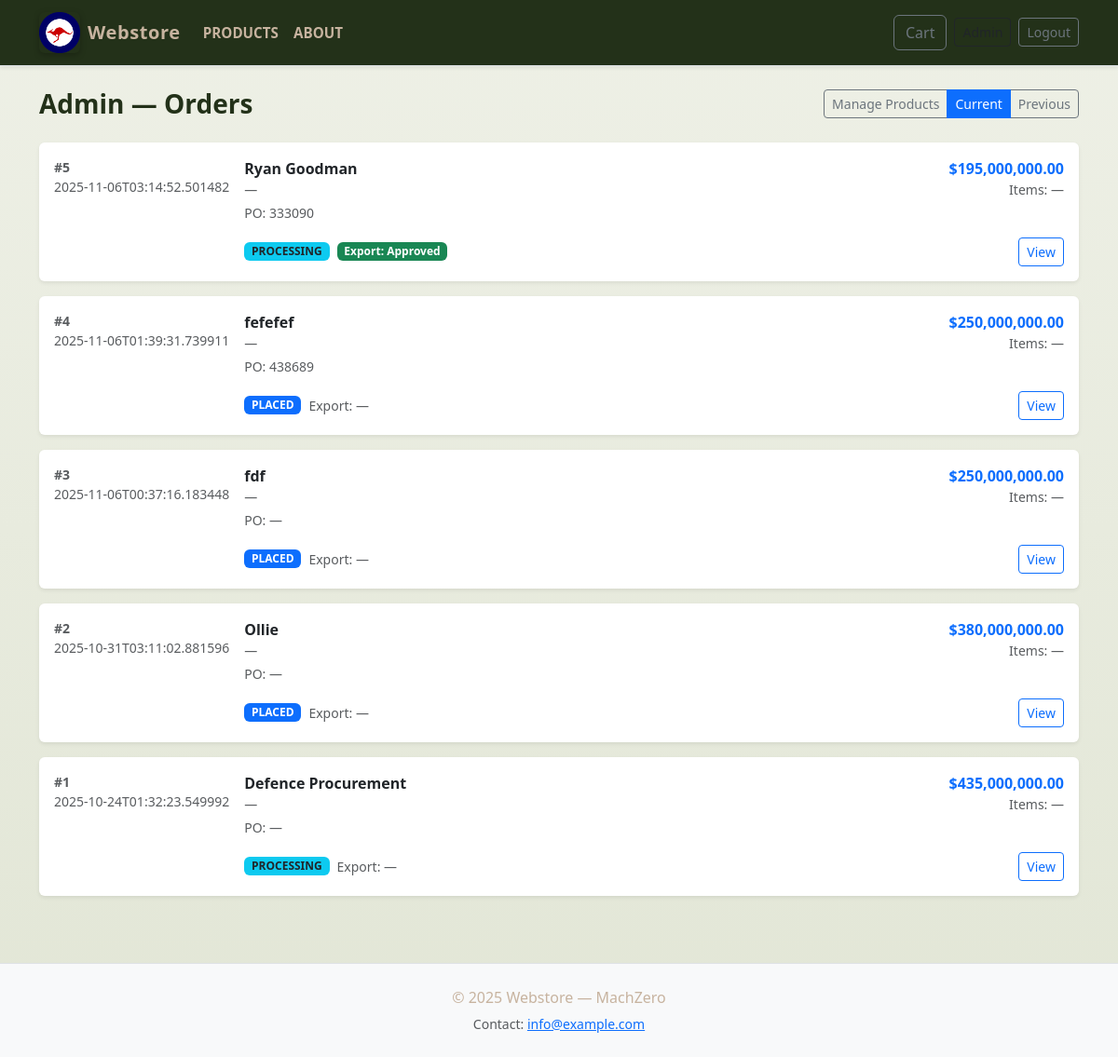
/admin/orders (signed in), run on an earlier commit of the app's database.
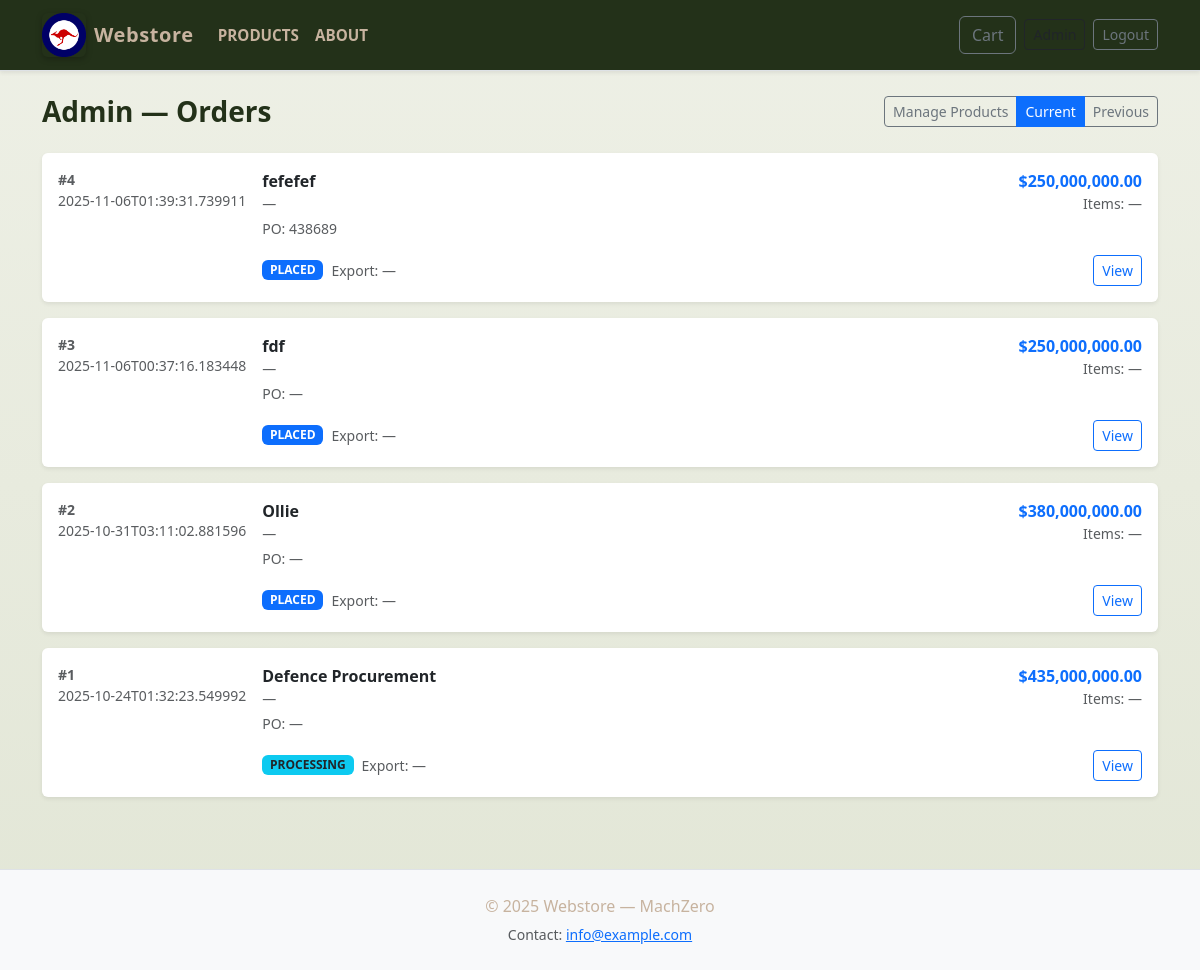
And on a later commit of the database.
### tables this page shows
CREATE TABLE orders (
        id INTEGER PRIMARY KEY,
        customer_id INTEGER NOT NULL,
        total REAL NOT NULL,
        status TEXT NOT NULL,
        created_at TEXT NOT NULL, agency TEXT, authorized_officer TEXT, official_email TEXT, position_clearance TEXT, contact_number TEXT, po_number TEXT, contract_reference TEXT, funding_source TEXT, auth_doc TEXT, vendor_id TEXT, end_user_cert TEXT, export_license_status TEXT, delivery_location TEXT, required_delivery_date TEXT, payment_method TEXT, declaration_agreed INTEGER, digital_signature TEXT,
        FOREIGN KEY(customer_id) REFERENCES customers(id) ON DELETE CASCADE
    );

CREATE TABLE customers (
        id INTEGER PRIMARY KEY,
        name TEXT NOT NULL,
        email TEXT UNIQUE NOT NULL,
        phone TEXT,
        address TEXT,
        created_at TEXT NOT NULL
    );

### app.py (the view)
@app.route("/admin/orders")
@login_required
def admin_orders():
    db = get_db()
    filt = request.args.get("filter", "current")
    if filt == "previous":
        rows = db.execute(
            "SELECT o.*, c.name AS customer_name FROM orders o LEFT JOIN customers c ON o.customer_id = c.id "
            "WHERE o.status IN ('completed','shipped','cancelled') ORDER BY o.created_at DESC"
        ).fetchall()
    else:
        rows = db.execute(
            "SELECT o.*, c.name AS customer_name FROM orders o LEFT JOIN customers c ON o.customer_id = c.id "
            "WHERE o.status NOT IN ('completed','shipped','cancelled') ORDER BY o.created_at DESC"
        ).fetchall()
    return render_template("admin_orders.html", orders=rows, filter=filt)

### app.py (called while the page is built)
def login_required(f):
    @wraps(f)
    def wrapped(*args, **kwargs):
        if not session.get("is_admin"):
            return redirect(url_for("login", next=request.path))
        return f(*args, **kwargs)
    return wrapped

def get_db():
    if 'db' not in g:
        conn = sqlite3.connect(DB_PATH)
        conn.row_factory = sqlite3.Row
        conn.execute("PRAGMA foreign_keys = ON;")
        g.db = conn
    return g.db

@app.context_processor
def inject_cart_count():
    cart = session.get("cart", {}) if session is not None else {}
    try:
        count = sum(int(v) for v in cart.values()) if cart else 0
    except Exception:
        count = 0
    return {"cart_count": count}

### templates/admin_orders.html (shortened to what this page needs)
<!doctype html>
<html lang="en">
<head>
  <link href="https://cdn.jsdelivr.net/npm/bootstrap@5.3.0/dist/css/bootstrap.min.css" rel="stylesheet">
  <link rel="stylesheet" href="{{ url_for('static', filename='css/styles.css') }}">
</head>
<body>
  {% include 'navbar.html' %}
  <main class="container py-4">
    <div class="d-flex justify-content-between align-items-center mb-4">
      <h3 class="mb-0 fw-bold">Admin — Orders</h3>
      <div class="btn-group" role="group" aria-label="admin actions">
        <a href="{{ url_for('admin_products') }}" class="btn btn-sm btn-outline-secondary">Manage Products</a>
        <a href="{{ url_for('admin_orders', filter='current') }}" class="btn btn-sm btn-outline-primary {% if filter!='previous' %}active{% endif %}">Current</a>
        <a href="{{ url_for('admin_orders', filter='previous') }}" class="btn btn-sm btn-outline-secondary {% if filter=='previous' %}active{% endif %}">Previous</a>
      </div>
    </div>
    {% if orders %}
      <div class="row g-3">
        {% for o in orders %}
          <div class="col-12">
            <div class="card shadow-sm border-0">
              <div class="card-body d-flex flex-column flex-md-row align-items-start">
                <div class="me-3 text-muted small" style="min-width:110px;">
                  <div class="fw-semibold">#{{ o.id }}</div>
                  <div class="text-muted">{{ o.created_at }}</div>
                </div>
                <div class="flex-grow-1">
                  <div class="d-flex justify-content-between align-items-start">
                    <div>
                      <div class="fw-semibold">{{ o.customer_name or '—' }}</div>
                      <div class="small text-muted">{{ o.customer_email or '—' }}</div>
                      <div class="small text-muted mt-1">PO: {{ o.po_number or '—' }}</div>
                    </div>
                    <div class="text-end">
                      <div class="fw-semibold text-primary">${{ "{:,.2f}".format(o.total) }}</div>
                      <div class="small text-muted">Items: {{ o.item_count if o.item_count is defined else '—' }}</div>
                    </div>
                  </div>
                  <div class="mt-3 d-flex flex-wrap gap-2 align-items-center">
                    {% set s = (o.status or '') %}
                    {% if s == 'placed' %}
                      <span class="badge bg-primary text-uppercase small">{{ s }}</span>
                    {% elif s == 'processing' %}
                      <span class="badge bg-info text-dark text-uppercase small">{{ s }}</span>
                    {% elif s == 'shipped' %}
                      <span class="badge bg-secondary text-uppercase small">{{ s }}</span>
                    {% elif s == 'completed' %}
                      <span class="badge bg-success text-uppercase small">{{ s }}</span>
                    {% elif s == 'cancelled' %}
                      <span class="badge bg-danger text-uppercase small">{{ s }}</span>
                    {% else %}
                      <span class="badge bg-secondary text-uppercase small">{{ s }}</span>
                    {% endif %}
                    {% set e = o.export_license_status %}
                    {% if e %}
                      {% if e == 'Approved' %}
                        <span class="badge bg-success small">Export: {{ e }}</span>
                      {% elif e == 'Pending' %}
                        <span class="badge bg-warning text-dark small">Export: {{ e }}</span>
                      {% elif e == 'Exempt' %}
                        <span class="badge bg-info text-dark small">Export: {{ e }}</span>
                      {% else %}
                        <span class="badge bg-secondary small">Export: {{ e }}</span>
                      {% endif %}
                    {% else %}
                      <span class="text-muted small">Export: —</span>
                    {% endif %}
                    <div class="ms-auto">
                      <a class="btn btn-sm btn-outline-primary" href="{{ url_for('admin_order_detail', order_id=o.id) }}">View</a>
                    </div>
                  </div>
                </div>
              </div>
            </div>
          </div>
        {% endfor %}
      </div>
    {% else %}
      <div class="card shadow-sm">
        <div class="card-body text-center text-muted">
          No orders found.
        </div>
      </div>
    {% endif %}
  </main>
  <footer class="bg-light border-top py-4 mt-5">
    <div class="container text-center">
      <p class="mb-1">&copy; 2025 Webstore — MachZero</p>
      <small class="text-muted">Contact: <a href="mailto:info@example.com">info@example.com</a></small>
    </div>
  </footer>
</body>
</html>

### templates/navbar.html (shortened to what this page needs)
<nav class="navbar navbar-expand-lg navbar-light bg-white border-bottom shadow-sm">
  <div class="container">
    <a class="navbar-brand d-flex align-items-center" href="{{ url_for('index') }}">
      <img src="{{ url_for('static', filename='images/Logo.png') }}" alt="Logo" class="nav-logo me-2">
      Webstore
    </a>
    <div class="collapse navbar-collapse" id="mainNav">
      <ul class="navbar-nav me-auto mb-2 mb-lg-0">
        <li class="nav-item"><a class="nav-link" href="{{ url_for('products') }}">Products</a></li>
        <li class="nav-item"><a class="nav-link" href="{{ url_for('about') }}">About</a></li>
      </ul>
      <div class="d-flex align-items-center">
        <a class="btn btn-outline-secondary position-relative me-2" href="{{ url_for('cart_view') }}">
          Cart
        </a>
        {% if session.get('is_admin') %}
          <a class="btn btn-sm btn-outline-dark me-2" href="{{ url_for('admin_products') }}">Admin</a>
          <a class="btn btn-sm btn-outline-secondary" href="{{ url_for('logout') }}">Logout</a>
        {% else %}
          <a class="btn btn-sm btn-outline-primary" href="{{ url_for('login') }}">Admin login</a>
        {% endif %}
      </div>
    </div>
  </div>
</nav>

### static/css/styles.css (style rules this page uses)
:root { --olive: #4b5320; --army-dark: #233119; --khaki: #c7b39f; --sand: #e6dcc8; --accent: #8b1f1f; --white: #ffffff; --navy: #001a66; }
body { background: linear-gradient(180deg, #eef0e6 0%, #e2e6d6 100%); color: var(--army-dark); font-family: "Segoe UI", Roboto, "Helvetica Neue", Arial, sans-serif; margin: 0; }
body { transition: opacity 320ms ease-in-out; will-change: opacity; }
.nav-logo { width: 44px; height: auto; border-radius: 6px; box-shadow: 0 2px 6px rgba(0,0,0,0.25); }
.navbar { background: var(--army-dark) !important; border-bottom: 4px solid var(--olive); }
.navbar .navbar-brand { color: var(--khaki) !important; font-weight: 800; letter-spacing: .6px; }
.navbar .nav-link { color: var(--khaki) !important; font-weight: 600; text-transform: uppercase; font-size: 0.95rem; }
footer { background: var(--army-dark); color: var(--khaki); border-top: 4px solid var(--olive); padding: 1rem 0; margin-top: 2rem; text-align: center; }

What changed in the data, as far as the page shows it:
no longer on this page (row edited): orders: id "5", created_at "2025-11-06T03:14:52.501482", name "Ryan Goodman", customer_email "—", po_number "333090", total "195,000,000.00", item_count "—", status "PROCESSING", export_license_status "Approved"
